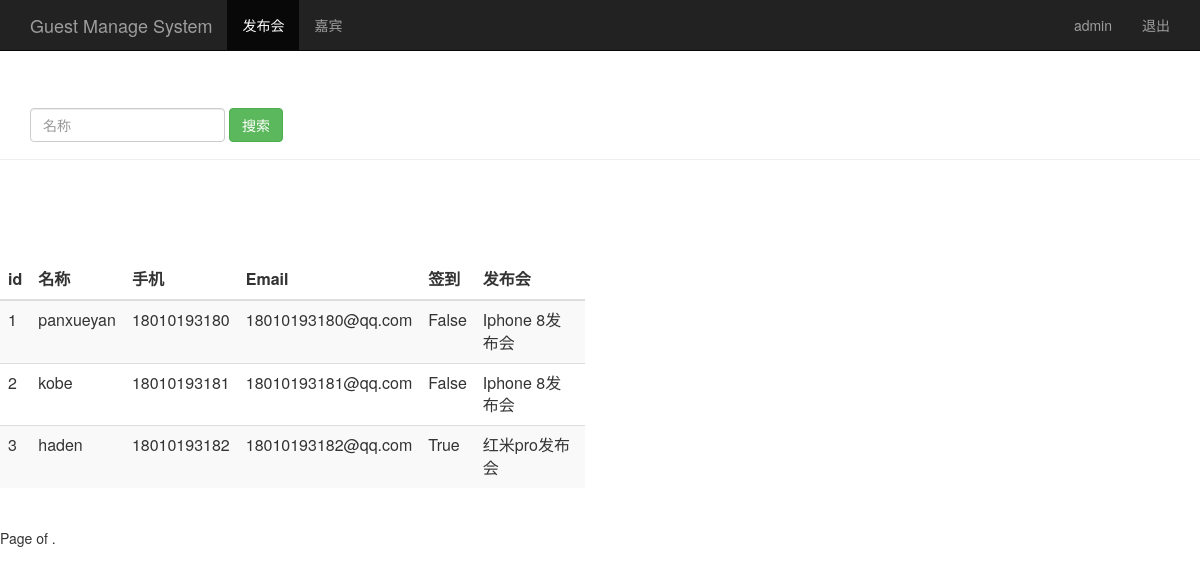
Screenshot of /search_phone/ (signed in) with the database file from the repository.
### sign/models.py (models this page shows, shortened)
class Guest(models.Model):
    event=models.ForeignKey(Event)
    realname=models.CharField(max_length=100)
    phone=models.CharField(max_length=20)
    email=models.EmailField()
    sign = models.BooleanField(default=False)
    create_time = models.DateTimeField(auto_now=True)
    class Meta:
        unique_together = ("event", "phone")

class Event(models.Model):
    name=models.CharField(max_length=100)
    limit=models.IntegerField()
    status=models.BooleanField()
    address=models.CharField(max_length=200)
    start_time=models.DateTimeField('events time')
    create_time=models.DateTimeField(auto_now=True)
    def __unicode__(self):
        return self.name

### sign/views.py (the view)
# urls.py: url(r'^search_phone/$',views.search_phone),
@login_required
def search_phone(request):
    username = request.session.get('user', '')
    search_phone=request.GET.get('name','')
    guest_list=Guest.objects.filter(phone__contains=search_phone)
    return render(request, "guest_manage.html", {"user": username,"guests": guest_list})

### sign/templates/guest_manage.html (shortened to what this page needs)
<html>
        <head>
            {% load bootstrap3 %}
            {% bootstrap_css %}
        </head>
        <body role="document">
            <nav class="navbar navbar-inverse navbar-fixed-top">
                    <div class="container">
                        <div class="navbar-header">
                            <a class="navbar-brand" href="/event_manage/">Guest Manage System</a>
                        </div>
                        <div id="navbar" class="collapse navbar-collapse">
                            <ul class="nav navbar-nav">
                                <li class="active"><a href="/event_manage/">发布会</a></li>
                                <li><a href="/guest_manage/">嘉宾</a></li>
                            </ul>
                            <ul class="nav navbar-nav navbar-right">
                                <li><a>{{login_success}}</a></li>
                                <li><a href="/switch/">{{user}}</a></li>
                                <li><a href="/logout/">退出</a></li>
                            </ul>
                        </div>
                    </div>
            </nav>
                <div class="page-header" style="padding-top: 60px;">
                    <div id="navbar" class="navbar-collapse collapse">
                        <form class="navbar-form" method="get" action="/search_phone/">
                            <div class="form-group">
                                <input name="name" type="text" placeholder="名称" class="form-control">
                            </div>
                            <button type="submit" class="btn btn-success">搜索</button>
                        </form>
                    </div>
                </div>
        <div class="row" style="padding-top: 80px;">
            <div class="col-md-6">
                <table class="table table-striped">
                    <thead>
                        <tr>
                        <th>id</th><th>名称</th><th>手机</th><th>Email</th><th>签到</th>
                        <th>发布会</th>
                        </tr>
                    </thead>
                <tbody>
                    {% for guest in guests %}
                        <tr>
                            <td>{{ guest.id }}</td>
                            <td>{{ guest.realname }}</td>
                            <td>{{ guest.phone }}</td>
                            <td>{{ guest.email }}</td>
                            <td>{{ guest.sign }}</td>
                            <td>{{ guest.event }}</td>
                        </tr>
                    {% endfor %}
                </tbody>
                </table>
            </div>
        </div>
        <div class="pagination">
            <span class="step-links">
                    <span class="current">
                        Page {{ guests.number }} of {{ guests.paginator.num_pages }}.
                    </span>
            </span>
        </div>
        </body>
    </html>

### rows the page displays
Guest: id "1", realname "panxueyan", phone "18010193180", email "18010193180@qq.com", sign "False", event "Iphone 8发布会"
Guest: id "2", realname "kobe", phone "18010193181", email "18010193181@qq.com", sign "False", event "Iphone 8发布会"
Guest: id "3", realname "haden", phone "18010193182", email "18010193182@qq.com", sign "True", event "红米pro发布会"

### other values shown
{{ user }} "admin"
